Frame 1 (no input): blank canvas, image omitted
Frame 60 (no input): blank canvas, image omitted
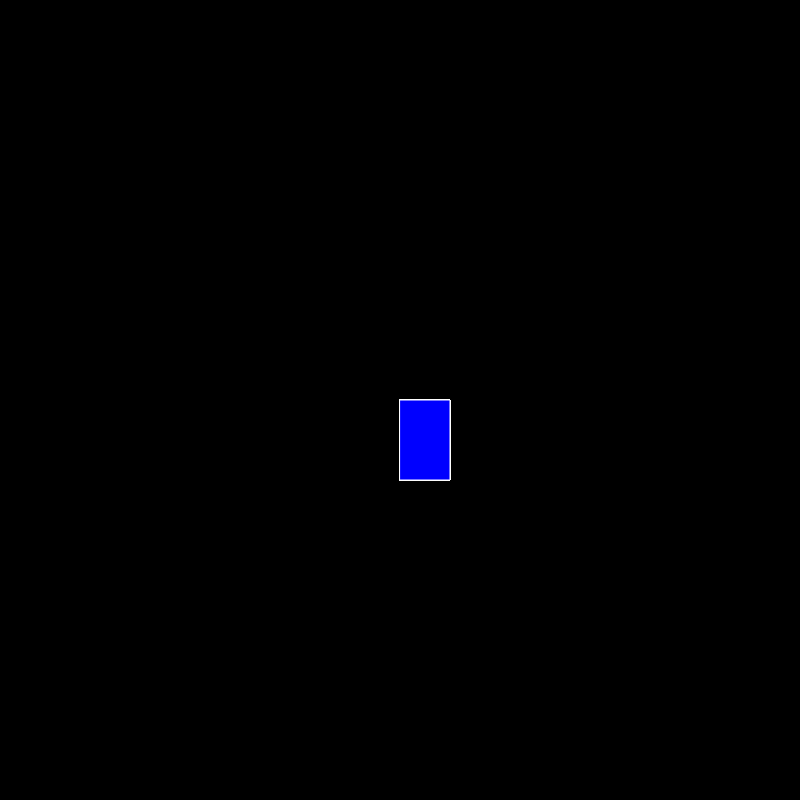
Frame 120 (the mouse pressed at the canvas centre since frame 60)

The p5.js sketch whose frames 1 and 60 were blank and that drew this single picture after the mouse press (run headless with seeded random() and noise() and a simulated clock; from frame 60 on, the mouse is pressed at the canvas centre):

// p5.js sketch
// ── sketch.js
function setup() {
    createCanvas(800, 800);
     background("black");
  
  }
  
  function draw() {
  
  
    stroke("vine");
    fill("blue");
  
    //console.log(mouseIsPressed)
  
    if (mouseIsPressed) {
      rect(mouseX, mouseY, 50, 80);
    }
  }
  
